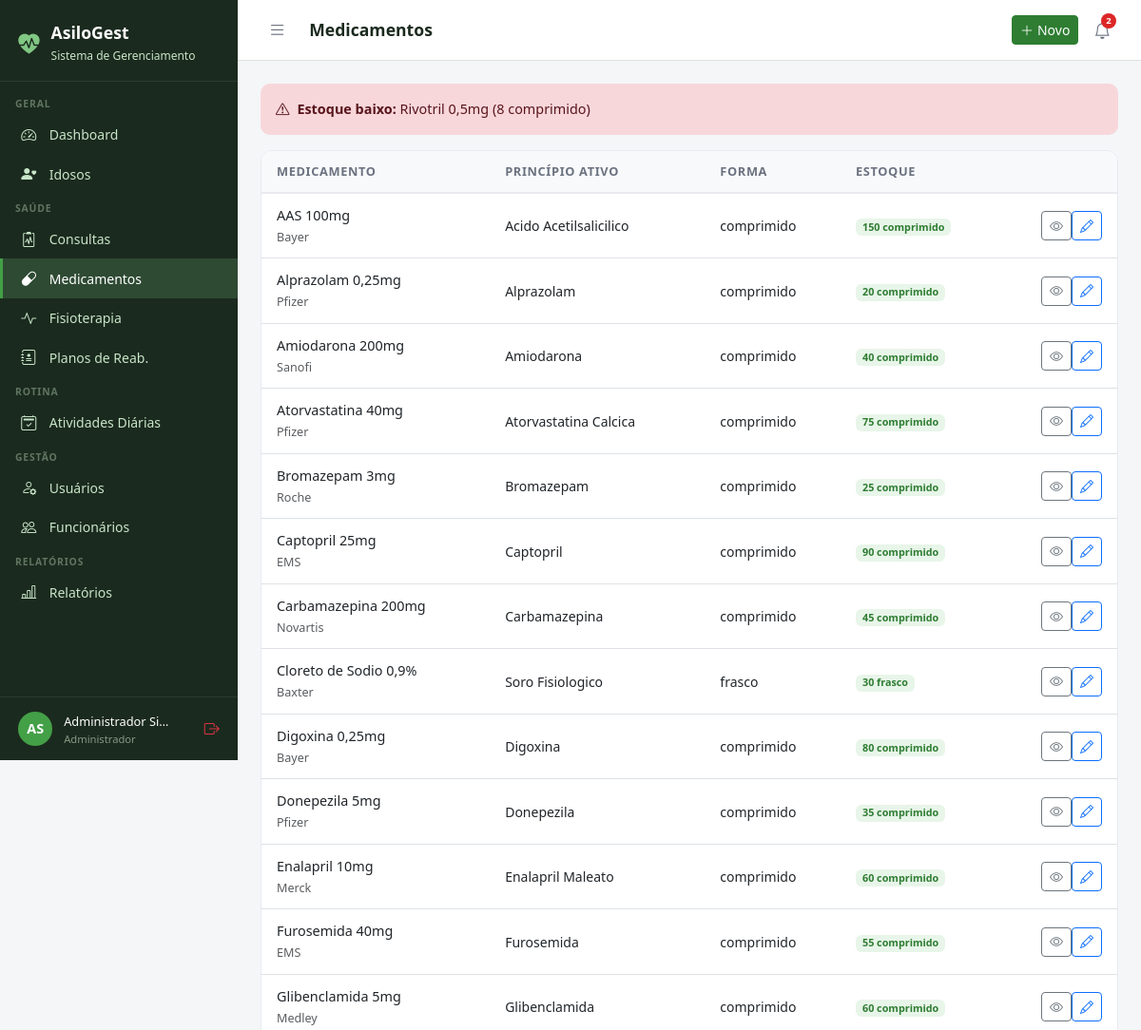
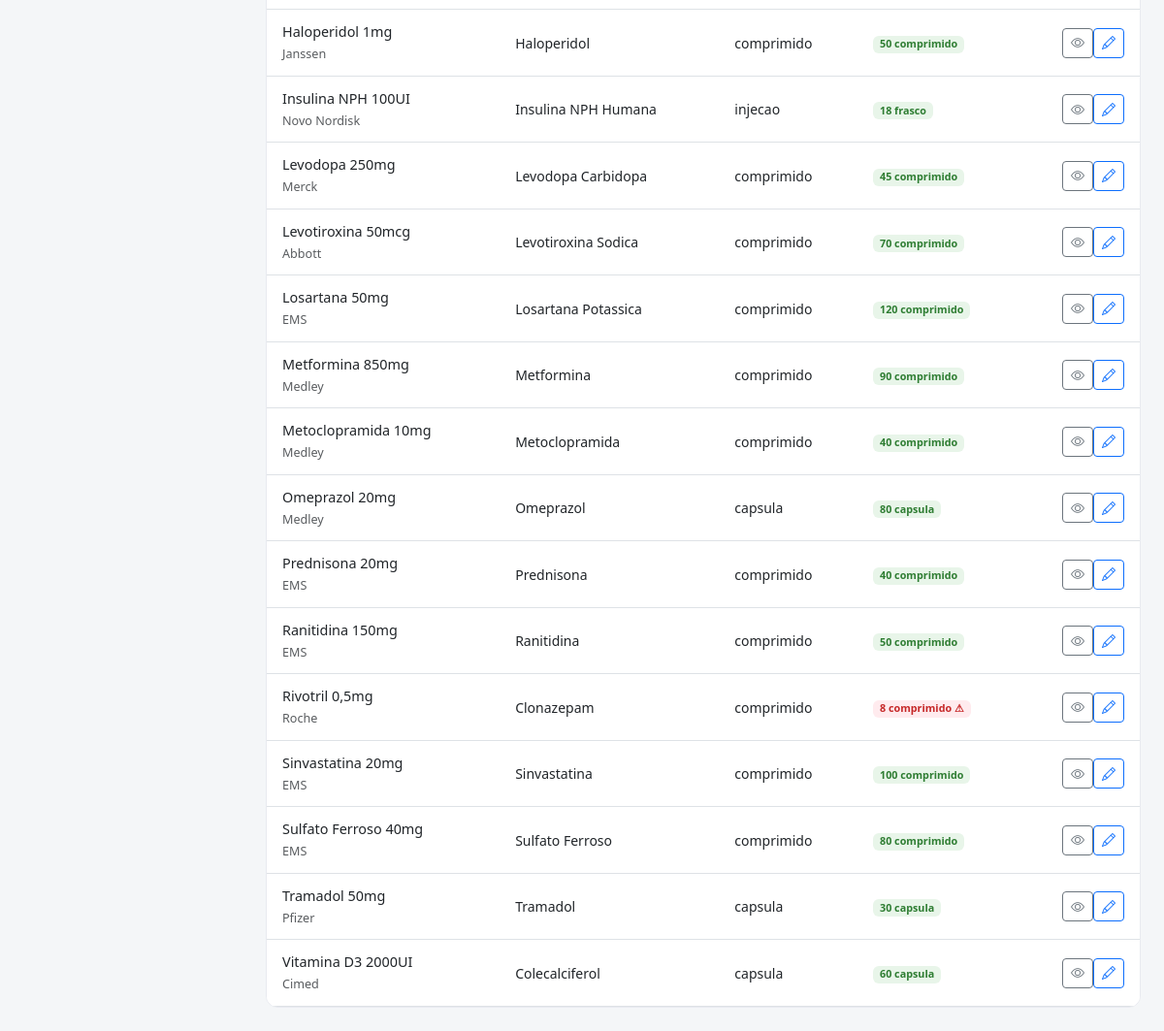
Screenshot of /medicamentos/ (signed in) with the database file from the repository (2 pictures, top to bottom).
### core/models.py (models this page shows, shortened)
class Usuario(AbstractUser):
    PERFIL_CHOICES = [
        ('administrador', 'Administrador'),
        ('medico', 'Médico'),
        ('fisioterapeuta', 'Fisioterapeuta'),
        ('enfermeiro', 'Enfermeiro(a)'),
        ('recepcionista', 'Recepcionista'),
        ('familiar', 'Familiar do Idoso'),
    ]
    perfil = models.CharField(
        max_length=20, choices=PERFIL_CHOICES,
        default='recepcionista', verbose_name='Perfil de Acesso'
    )
    telefone = models.CharField(max_length=15, blank=True, verbose_name='Telefone')
    cpf = models.CharField(max_length=14, unique=True, null=True, blank=True, verbose_name='CPF')
    foto = models.ImageField(upload_to='usuarios/', blank=True, null=True, verbose_name='Foto')
    data_nascimento = models.DateField(null=True, blank=True, verbose_name='Data de Nascimento')
    especialidade = models.CharField(
        max_length=100, blank=True, verbose_name='Especialidade',
        help_text='Preencha para Médico ou Fisioterapeuta'
    )
    data_admissao = models.DateField(null=True, blank=True, verbose_name='Data de Admissão')
    primeiro_acesso = models.BooleanField(
        default=True, verbose_name='Primeiro Acesso',
        help_text='Usuário deve definir senha no primeiro login'
    )
    ativo = models.BooleanField(default=True, verbose_name='Ativo')
    criado_em = models.DateTimeField(auto_now_add=True)
    class Meta:
        verbose_name = 'Usuário'
        verbose_name_plural = 'Usuários'
        ordering = ['first_name', 'last_name']
    @property
    def is_administrador(self):
        return self.perfil == 'administrador' or self.is_superuser
    @property
    def is_fisioterapeuta(self):
        return self.perfil == 'fisioterapeuta'
    @property
    def is_familiar(self):
        return self.perfil == 'familiar'
    @property
    def pode_ver_saude(self):
        return (self.is_administrador or self.is_medico
                or self.is_fisioterapeuta or self.is_enfermeiro)
    @property
    def pode_cadastrar_usuarios(self):
        return self.is_administrador or self.is_recepcionista
    @property
    def pode_administrar(self):
        return self.is_administrador

### medicamentos/models.py (models this page shows, shortened)
class Medicamento(models.Model):
    nome = models.CharField(max_length=150, verbose_name='Nome do Medicamento')
    principio_ativo = models.CharField(max_length=150, blank=True)
    fabricante = models.CharField(max_length=100, blank=True)
    forma = models.CharField(max_length=50, blank=True, verbose_name='Forma Farmacêutica', help_text='Ex: comprimido, xarope, injeção')
    estoque_atual = models.IntegerField(default=0, verbose_name='Estoque Atual')
    estoque_minimo = models.IntegerField(default=10, verbose_name='Estoque Mínimo')
    unidade = models.CharField(max_length=20, default='unidade', verbose_name='Unidade de Medida')
    observacoes = models.TextField(blank=True)
    ativo = models.BooleanField(default=True)
    criado_em = models.DateTimeField(auto_now_add=True)
    class Meta:
        verbose_name = 'Medicamento'
        verbose_name_plural = 'Medicamentos'
        ordering = ['nome']
    @property
    def estoque_baixo(self):
        return self.estoque_atual <= self.estoque_minimo

### medicamentos/views.py (the view, shortened to what this page needs)
# urls.py: path('', views.lista, name='lista'),
@login_required
def lista(request):
    user = request.user
    if not user.pode_ver_saude:
        messages.error(request, 'Acesso negado.')
        return redirect('dashboard')
    q = request.GET.get('q', '')
    meds = Medicamento.objects.filter(ativo=True)
    if q:
        meds = meds.filter(Q(nome__icontains=q) | Q(principio_ativo__icontains=q))
    alertas_estoque = Medicamento.objects.filter(estoque_atual__lte=10, ativo=True)
    return render(request, 'medicamentos/lista.html', {'medicamentos': meds, 'q': q, 'alertas': alertas_estoque})

### templates/medicamentos/lista.html
{% extends 'base.html' %}
{% block title %}Medicamentos{% endblock %}{% block page_title %}Medicamentos{% endblock %}
{% block topbar_actions %}<a href="{% url 'medicamentos:novo' %}" class="btn btn-primary btn-sm"><i class="bi bi-plus-lg me-1"></i>Novo</a>{% endblock %}
{% block content %}
{% if alertas %}<div class="alert alert-danger mb-3"><i class="bi bi-exclamation-triangle me-2"></i><strong>Estoque baixo:</strong> {% for m in alertas %}{{ m.nome }} ({{ m.estoque_atual }} {{ m.unidade }}){% if not forloop.last %}, {% endif %}{% endfor %}</div>{% endif %}
<div class="table-card"><table class="table table-hover">
<thead><tr><th>Medicamento</th><th>Princípio Ativo</th><th>Forma</th><th>Estoque</th><th></th></tr></thead>
<tbody>{% for m in medicamentos %}<tr>
  <td><div style="font-weight:500;">{{ m.nome }}</div><small class="text-muted">{{ m.fabricante }}</small></td>
  <td style="font-size:.875rem;">{{ m.principio_ativo|default:"–" }}</td>
  <td style="font-size:.875rem;">{{ m.forma|default:"–" }}</td>
  <td>
    {% if m.estoque_baixo %}<span class="badge" style="background:#FFEBEE;color:#C62828;">{{ m.estoque_atual }} {{ m.unidade }} ⚠</span>
    {% else %}<span class="badge" style="background:#E8F5E9;color:#2E7D32;">{{ m.estoque_atual }} {{ m.unidade }}</span>{% endif %}
  </td>
  <td class="text-end"><a href="{% url 'medicamentos:detalhe' m.pk %}" class="btn btn-sm btn-outline-secondary"><i class="bi bi-eye"></i></a><a href="{% url 'medicamentos:editar' m.pk %}" class="btn btn-sm btn-outline-primary"><i class="bi bi-pencil"></i></a></td>
</tr>{% empty %}<tr><td colspan="5" class="text-center py-4 text-muted">Nenhum medicamento cadastrado.</td></tr>{% endfor %}</tbody>
</table></div>{% endblock %}

### templates/base.html (shortened to what this page needs)
<!DOCTYPE html>
<html lang="pt-br">
<head>
  <link href="https://cdn.jsdelivr.net/npm/bootstrap@5.3.0/dist/css/bootstrap.min.css" rel="stylesheet">
  <link href="https://cdn.jsdelivr.net/npm/bootstrap-icons@1.11.0/font/bootstrap-icons.css" rel="stylesheet">
</head>
<body>
{% if user.is_authenticated %}
<div id="sidebar">
  <div class="sidebar-brand">
    <i class="bi bi-heart-pulse-fill" style="color:#81C784;font-size:1.4rem;"></i>
    <div>
      <h5 style="margin:0;">AsiloGest</h5>
      <small>Sistema de Gerenciamento</small>
    </div>
  </div>
  <nav class="sidebar-nav">
    <div class="nav-section">Geral</div>
    <a href="{% url 'dashboard' %}" class="sidebar-link {% if request.resolver_match.url_name == 'dashboard' %}active{% endif %}">
      <i class="bi bi-speedometer2"></i> Dashboard
    </a>
    <a href="{% url 'idosos:lista' %}" class="sidebar-link">
      <i class="bi bi-person-heart"></i>
      {% if user.is_familiar %}Meus Familiares{% else %}Idosos{% endif %}
    </a>
    {% if user.pode_ver_saude or user.is_familiar %}
    <div class="nav-section">Saúde</div>
    <a href="{% url 'consultas:lista' %}" class="sidebar-link">
      <i class="bi bi-clipboard2-pulse"></i> Consultas
    </a>
    <a href="{% url 'medicamentos:lista' %}" class="sidebar-link">
      <i class="bi bi-capsule"></i> Medicamentos
    </a>
    <a href="{% url 'fisioterapia:lista' %}" class="sidebar-link">
      <i class="bi bi-activity"></i> Fisioterapia
    </a>
    {% if user.pode_ver_saude and not user.is_familiar %}
    <a href="{% url 'fisioterapia:planos_lista' %}" class="sidebar-link">
      <i class="bi bi-journal-medical"></i> Planos de Reab.
    </a>
    {% endif %}
    {% endif %}
    <div class="nav-section">Rotina</div>
    <a href="{% url 'atividades:lista' %}" class="sidebar-link">
      <i class="bi bi-calendar2-check"></i> Atividades Diárias
    </a>
    {% if user.pode_cadastrar_usuarios %}
    <div class="nav-section">Gestão</div>
    <a href="{% url 'usuarios_lista' %}" class="sidebar-link">
      <i class="bi bi-person-gear"></i> Usuários
    </a>
    {% endif %}
    {% if user.pode_administrar %}
    <a href="{% url 'funcionarios:lista' %}" class="sidebar-link">
      <i class="bi bi-people"></i> Funcionários
    </a>
    {% endif %}
    {% if user.pode_ver_saude or user.pode_administrar %}
    <div class="nav-section">Relatórios</div>
    <a href="{% url 'relatorios:lista' %}" class="sidebar-link">
      <i class="bi bi-bar-chart-line"></i> Relatórios
    </a>
    {% endif %}
  </nav>
  <div class="sidebar-user">
    <div class="avatar">{{ user.first_name|first|upper }}{{ user.last_name|first|upper }}</div>
    <div class="info" style="min-width:0;flex:1;">
      <span>{{ user.get_full_name|truncatechars:18 }}</span>
      <small>{{ user.get_perfil_display }}</small>
    </div>
    <a href="{% url 'logout' %}" class="text-danger" title="Sair" style="flex-shrink:0;">
      <i class="bi bi-box-arrow-right"></i>
    </a>
  </div>
</div>
<div id="main">
  <div class="topbar">
    <div class="topbar-left">
      <button class="btn-toggle-sidebar" onclick="toggleSidebar()" title="Menu">
        <i class="bi bi-list"></i>
      </button>
      <h4>{% block page_title %}{% endblock %}</h4>
    </div>
    <div class="d-flex align-items-center gap-2">
      {% block topbar_actions %}{% endblock %}
      <div style="position:relative;">
        <button class="notif-btn" id="notifBtn" onclick="toggleNotif()" title="Notificações">
          <i class="bi bi-bell"></i>
          {% if notif_count %}
          <span class="notif-badge">{{ notif_count }}</span>
          {% endif %}
        </button>
      </div>
    </div>
  </div>
  <div class="content">
    {% block content %}{% endblock %}
  </div>
</div>
{% else %}
{% block full_content %}{% endblock %}
{% endif %}
</body>
</html>

### templates/base.html (style rules this page uses)
:root { --sidebar-width: 250px; --primary: #2E7D32; --primary-light: #43A047; --accent: #1565C0; --bg-sidebar: #1B2A1E; --bg-sidebar-hover: #2E4A33; --text-sidebar: #C8E6C9; --transition: 0.3s ease; }
body { background: #F4F6F8; font-family: 'Segoe UI', sans-serif; }
#sidebar { position: fixed; top: 0; left: 0; width: var(--sidebar-width); height: 100vh; background: var(--bg-sidebar); z-index: 1000; display: flex; flex-direction: column; overflow-y: auto; transition: transform var(--transition); }
.sidebar-brand { padding: 1.5rem 1.2rem 1rem; border-bottom: 1px solid rgba(255,255,255,0.08); display: flex; align-items: center; gap: .75rem; }
.sidebar-brand h5 { color: #fff; font-weight: 700; margin: 0; font-size: 1.1rem; }
.sidebar-brand small { color: var(--text-sidebar); font-size: .75rem; }
.sidebar-nav { padding: .5rem 0; flex: 1; }
.nav-section { padding: .5rem 1rem .2rem; color: rgba(200,230,201,.4); font-size: .65rem; font-weight: 700; letter-spacing: .08em; text-transform: uppercase; }
.sidebar-link { display: flex; align-items: center; gap: .65rem; padding: .55rem 1.2rem; color: var(--text-sidebar); text-decoration: none; font-size: .875rem; transition: all .2s; border-left: 3px solid transparent; }
.sidebar-link:hover, .sidebar-link.active { background: var(--bg-sidebar-hover); color: #fff; border-left-color: var(--primary-light); }
.sidebar-link i { font-size: 1rem; width: 1.2rem; }
.sidebar-user { padding: .8rem 1.2rem; border-top: 1px solid rgba(255,255,255,0.08); display: flex; align-items: center; gap: .75rem; }
.sidebar-user .avatar { width: 36px; height: 36px; background: var(--primary-light); border-radius: 50%; display: flex; align-items: center; justify-content: center; color: #fff; font-weight: 700; font-size: .9rem; flex-shrink: 0; }
.sidebar-user .info small { color: rgba(200,230,201,.6); font-size: .7rem; display: block; }
.sidebar-user .info span { color: #fff; font-size: .8rem; }
#main { margin-left: var(--sidebar-width); min-height: 100vh; display: flex; flex-direction: column; transition: margin-left var(--transition); }
.topbar { background: #fff; border-bottom: 1px solid #E0E0E0; padding: .75rem 1.5rem; display: flex; align-items: center; justify-content: space-between; position: sticky; top: 0; z-index: 999; }
.topbar-left { display: flex; align-items: center; gap: 1rem; }
.topbar h4 { margin: 0; font-size: 1.1rem; font-weight: 600; color: #1B2A1E; }
.btn-toggle-sidebar { background: none; border: none; padding: .4rem .5rem; color: #6B7280; cursor: pointer; border-radius: 6px; font-size: 1.2rem; line-height: 1; transition: background .2s, color .2s; }
.notif-btn { position: relative; background: none; border: none; padding: .4rem .5rem; color: #6B7280; cursor: pointer; border-radius: 6px; font-size: 1.1rem; transition: background .2s, color .2s; }
.notif-badge { position: absolute; top: 2px; right: 2px; background: #DC2626; color: #fff; font-size: .6rem; font-weight: 700; min-width: 16px; height: 16px; border-radius: 8px; padding: 0 4px; display: flex; align-items: center; justify-content: center; }
.content { padding: 1.5rem; flex: 1; }
.table-card { background: #fff; border-radius: 12px; border: 1px solid #E8EAF0; overflow: hidden; }
.table-card .table { margin: 0; }
.table thead th { background: #F8F9FA; border-bottom: 2px solid #E8EAF0; font-size: .8rem; font-weight: 600; color: #6B7280; text-transform: uppercase; letter-spacing: .05em; padding: .75rem 1rem; }
.table td { padding: .75rem 1rem; vertical-align: middle; font-size: .9rem; }
.alert { border-radius: 10px; border: none; font-size: .9rem; }
.btn-primary { background: var(--primary); border-color: var(--primary); }

### rows the page displays
Usuario: first_name|first "A", last_name|first "S", get_full_name "Administrador Si…", perfil "Administrador"
Medicamento: nome "Rivotril 0,5mg", estoque_atual "8", unidade "comprimido", fabricante "Roche", principio_ativo "Clonazepam", forma "comprimido"
Medicamento: nome "AAS 100mg", fabricante "Bayer", principio_ativo "Acido Acetilsalicilico", forma "comprimido", estoque_atual "150", unidade "comprimido"
Medicamento: nome "Alprazolam 0,25mg", fabricante "Pfizer", principio_ativo "Alprazolam", forma "comprimido", estoque_atual "20", unidade "comprimido"
Medicamento: nome "Amiodarona 200mg", fabricante "Sanofi", principio_ativo "Amiodarona", forma "comprimido", estoque_atual "40", unidade "comprimido"
Medicamento: nome "Atorvastatina 40mg", fabricante "Pfizer", principio_ativo "Atorvastatina Calcica", forma "comprimido", estoque_atual "75", unidade "comprimido"
Medicamento: nome "Bromazepam 3mg", fabricante "Roche", principio_ativo "Bromazepam", forma "comprimido", estoque_atual "25", unidade "comprimido"
Medicamento: nome "Captopril 25mg", fabricante "EMS", principio_ativo "Captopril", forma "comprimido", estoque_atual "90", unidade "comprimido"
Medicamento: nome "Carbamazepina 200mg", fabricante "Novartis", principio_ativo "Carbamazepina", forma "comprimido", estoque_atual "45", unidade "comprimido"
Medicamento: nome "Cloreto de Sodio 0,9%", fabricante "Baxter", principio_ativo "Soro Fisiologico", forma "frasco", estoque_atual "30", unidade "frasco"
Medicamento: nome "Digoxina 0,25mg", fabricante "Bayer", principio_ativo "Digoxina", forma "comprimido", estoque_atual "80", unidade "comprimido"
Medicamento: nome "Donepezila 5mg", fabricante "Pfizer", principio_ativo "Donepezila", forma "comprimido", estoque_atual "35", unidade "comprimido"
Medicamento: nome "Enalapril 10mg", fabricante "Merck", principio_ativo "Enalapril Maleato", forma "comprimido", estoque_atual "60", unidade "comprimido"
Medicamento: nome "Furosemida 40mg", fabricante "EMS", principio_ativo "Furosemida", forma "comprimido", estoque_atual "55", unidade "comprimido"
Medicamento: nome "Glibenclamida 5mg", fabricante "Medley", principio_ativo "Glibenclamida", forma "comprimido", estoque_atual "60", unidade "comprimido"
Medicamento: nome "Haloperidol 1mg", fabricante "Janssen", principio_ativo "Haloperidol", forma "comprimido", estoque_atual "50", unidade "comprimido"
Medicamento: nome "Insulina NPH 100UI", fabricante "Novo Nordisk", principio_ativo "Insulina NPH Humana", forma "injecao", estoque_atual "18", unidade "frasco"
Medicamento: nome "Levodopa 250mg", fabricante "Merck", principio_ativo "Levodopa Carbidopa", forma "comprimido", estoque_atual "45", unidade "comprimido"
Medicamento: nome "Levotiroxina 50mcg", fabricante "Abbott", principio_ativo "Levotiroxina Sodica", forma "comprimido", estoque_atual "70", unidade "comprimido"
Medicamento: nome "Losartana 50mg", fabricante "EMS", principio_ativo "Losartana Potassica", forma "comprimido", estoque_atual "120", unidade "comprimido"
Medicamento: nome "Metformina 850mg", fabricante "Medley", principio_ativo "Metformina", forma "comprimido", estoque_atual "90", unidade "comprimido"
Medicamento: nome "Metoclopramida 10mg", fabricante "Medley", principio_ativo "Metoclopramida", forma "comprimido", estoque_atual "40", unidade "comprimido"
Medicamento: nome "Omeprazol 20mg", fabricante "Medley", principio_ativo "Omeprazol", forma "capsula", estoque_atual "80", unidade "capsula"
Medicamento: nome "Prednisona 20mg", fabricante "EMS", principio_ativo "Prednisona", forma "comprimido", estoque_atual "40", unidade "comprimido"
Medicamento: nome "Ranitidina 150mg", fabricante "EMS", principio_ativo "Ranitidina", forma "comprimido", estoque_atual "50", unidade "comprimido"
Medicamento: nome "Sinvastatina 20mg", fabricante "EMS", principio_ativo "Sinvastatina", forma "comprimido", estoque_atual "100", unidade "comprimido"
Medicamento: nome "Sulfato Ferroso 40mg", fabricante "EMS", principio_ativo "Sulfato Ferroso", forma "comprimido", estoque_atual "80", unidade "comprimido"
Medicamento: nome "Tramadol 50mg", fabricante "Pfizer", principio_ativo "Tramadol", forma "capsula", estoque_atual "30", unidade "capsula"
Medicamento: nome "Vitamina D3 2000UI", fabricante "Cimed", principio_ativo "Colecalciferol", forma "capsula", estoque_atual "60", unidade "capsula"

### other values shown
{{ notif_count }} "2"
